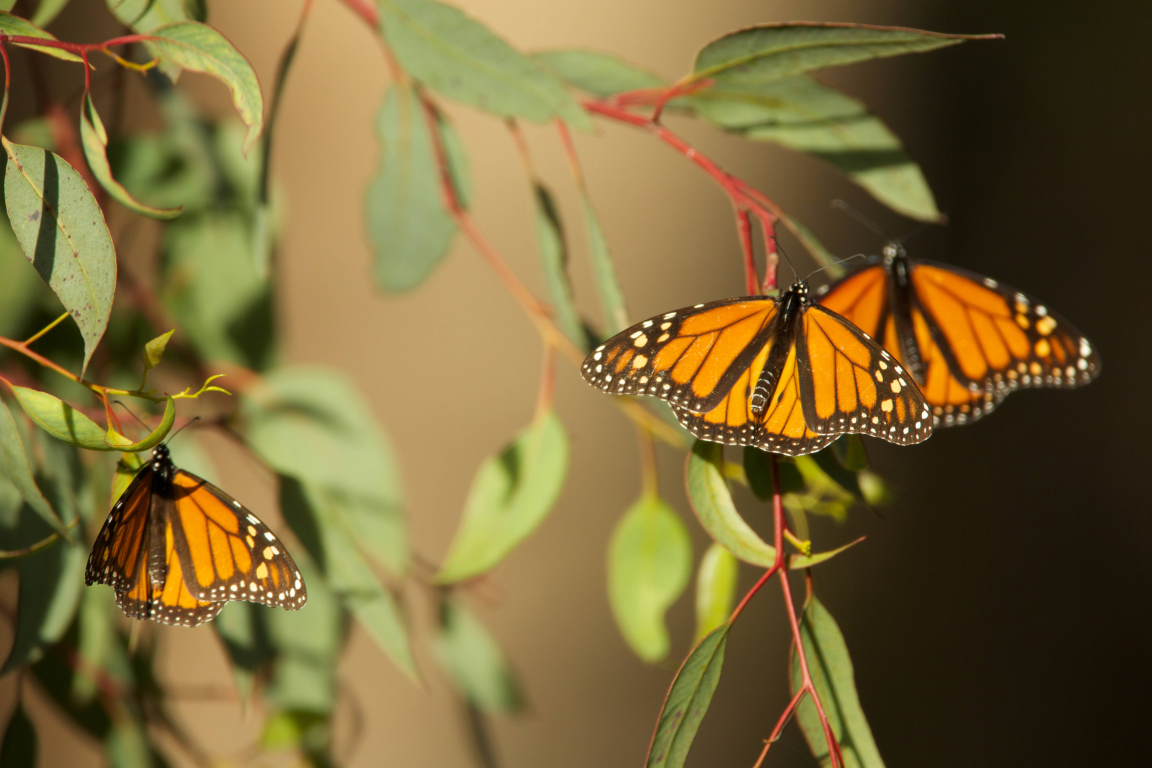
#> input picture butterfly-news/src/fws_pismo_photo.jpg, 5760 x 3840 px, found by its file name (shown at 1/5 size)
$ python prep.py ../src/fws_pismo_photo.jpg
#> lines starting #> are read from the running program, lines starting #| are printed output that depends on the picture
"""Prepare every footage shot at its display size (30 fps JPEG sequence, or one still for photo shots).

usage: python3 tools/prep.py SRC_DIR

Uses the USFWS Pismo Beach videos when they are in SRC_DIR; otherwise falls back to crops of the
USFWS Pismo Beach photo (5760x3840) and the USFWS monarch clip. Photos are never shown above 1:1:
each crop is downscaled to 1920x1080 by at least the push the page applies to it.
Writes web/frames/<shot>/NNNN.jpg, web/frames/manifest.json and web/frames/credits.json.
"""
import json, os, shutil, subprocess, sys
from PIL import Image, ImageFilter

SRC = sys.argv[1]; OUT = os.path.join(os.path.dirname(__file__), '..', 'web', 'frames'); os.makedirs(OUT, exist_ok=True)
have = lambda k: os.path.exists(os.path.join(SRC, k + '.webm')) and os.path.getsize(os.path.join(SRC, k + '.webm')) > 100000
FULL = 'scale=1920:1080:flags=lanczos,unsharp=5:5:0.45'
PSW_V = ['视频', 'USFWS Pacific Southwest Region · Pismo Beach · Public domain']
PSW_P = ['图片', 'USFWS · Pismo Beach, California · Public domain']
FWS_V = ['视频', 'U.S. Fish and Wildlife Service · Public domain']

def video(shot, key, t_in, dur, vf=FULL):
    d = os.path.join(OUT, shot); shutil.rmtree(d, ignore_errors=True); os.makedirs(d)
    subprocess.run(['ffmpeg', '-loglevel', 'error', '-y', '-ss', str(t_in), '-i', os.path.join(SRC, key + '.webm'), '-t', str(dur), '-vf', 'fps=30,' + vf, '-q:v', '3', os.path.join(d, '%04d.jpg')], check=True)

PHOTO = None
def photo(shot, box, size=(1920, 1080)):
    """box = (x0, y0, x1, y1) in the 5760x3840 source; downscaled to size with lanczos + light unsharp."""
#> called with shot = 'hook', box = (0, 300, 5760, 3540), size = (1920, 1080)
    global PHOTO
    if PHOTO is None: PHOTO = Image.open(os.path.join(SRC, 'fws_pismo_photo.jpg')).convert('RGB')
#> PHOTO is the input picture: PIL image 5760x3840 RGB; mean R, G, B 122, 104, 56
    assert (box[2] - box[0]) >= size[0] and (box[3] - box[1]) >= size[1], 'would exceed 1:1'
    d = os.path.join(OUT, shot); shutil.rmtree(d, ignore_errors=True); os.makedirs(d)
    im = PHOTO.crop(box).resize(size, Image.LANCZOS).filter(ImageFilter.UnsharpMask(2, 40, 2))
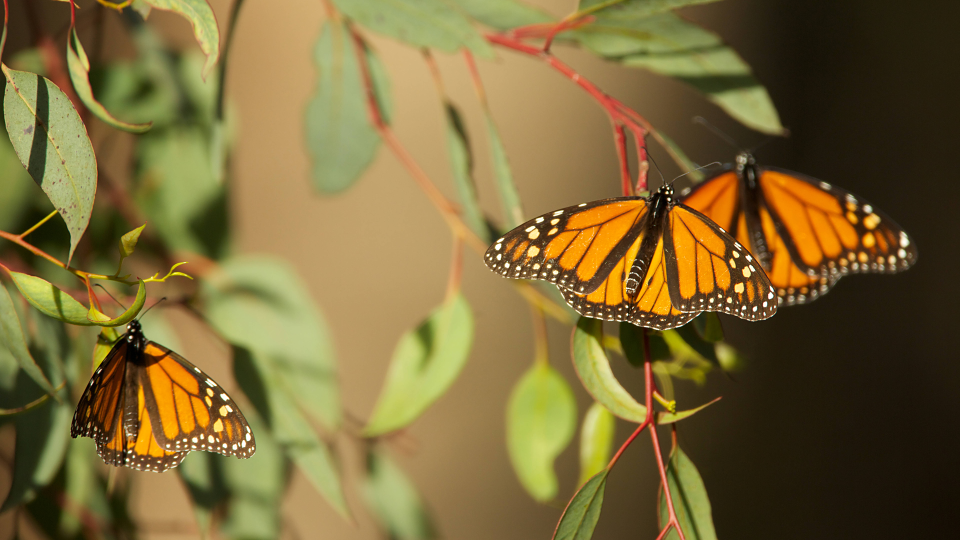
#> im: PIL image 1920x1080 RGB (shown at 1/2 size); mean R, G, B 123.2, 104.9, 55.9
    im.save(os.path.join(d, '0001.jpg'), quality=93)

credits = {}
if have('pismo_over') and have('pismo_sun') and have('euc_branch'):
    video('hook', 'pismo_over', 2.0, 3.3);   credits['hook'] = PSW_V
    video('half', 'pismo_sun', 4.0, 3.3);    credits['half'] = PSW_V
    video('freeze', 'euc_branch', 3.0, 0.5); credits['freeze'] = PSW_V
    video('split_l', 'euc_branch', 8.0, 3.3, 'crop=960:1080:480:0,unsharp=5:5:0.45')
    video('split_r', 'pismo_over', 11.0, 3.3, 'crop=960:1080:560:0,unsharp=5:5:0.45'); credits['split'] = PSW_V
    video('breath', 'pismo_sun', 14.0, 2.8); credits['breath'] = PSW_V
    video('grove', 'euc_branch', 12.0, 2.3); credits['grove'] = PSW_V
    video('verd1', 'fws_monarch', 0.4, 3.3); credits['verd1'] = FWS_V
    video('verd2', 'pismo_over', 15.0, 3.3); credits['verd2'] = PSW_V
    mode = 'pismo-videos'
else:
    photo('hook', (0, 300, 5760, 3540));             credits['hook'] = PSW_P      # the whole branch, three monarchs
    video('half', 'fws_monarch', 0.0, 3.3);          credits['half'] = FWS_V
    video('freeze', 'fws_monarch', 3.3, 0.5);        credits['freeze'] = FWS_V
    # split halves are 960x1080: left = the lone monarch, right = the pair
    photo('split_l', (20, 1500, 1940, 3660), (960, 1080))
#> call 2 of photo, with shot = 'split_l', box = (20, 1500, 1940, 3660), size = (960, 1080)
#> in photo (call 2), `im = PHOTO.crop(box).resize(size, Image.LANCZOS).filter(ImageFilter.Un..`:
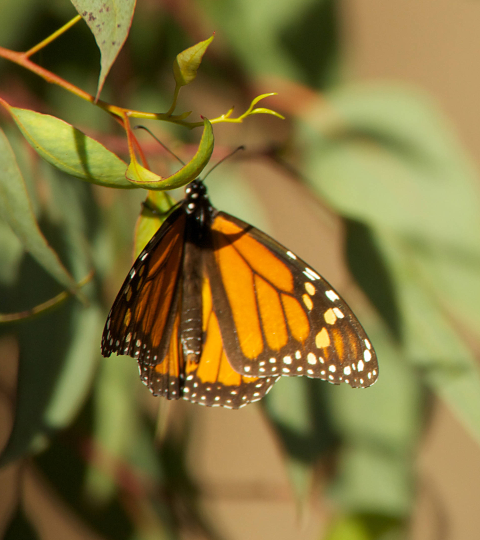
#> im: PIL image 960x1080 RGB (shown at 1/2 size); mean R, G, B 128.9, 114.2, 58.3
    photo('split_r', (2920, 210, 5480, 3090), (960, 1080)); credits['split'] = PSW_P
#> call 3 of photo, with shot = 'split_r', box = (2920, 210, 5480, 3090), size = (960, 1080)
#> in photo (call 3), `im = PHOTO.crop(box).resize(size, Image.LANCZOS).filter(ImageFilter.Un..`:
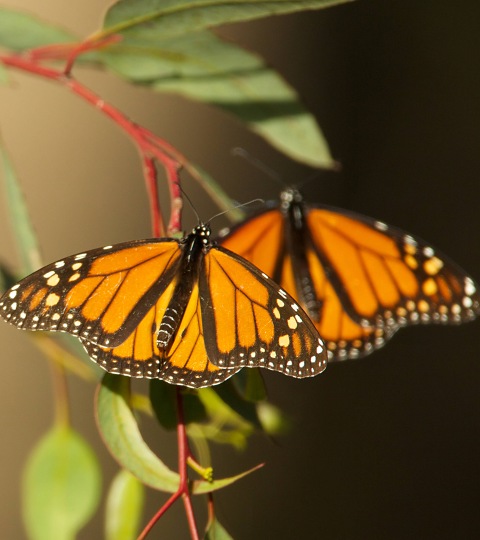
#> im: PIL image 960x1080 RGB (shown at 1/2 size); mean R, G, B 109, 85.1, 39
    photo('breath', (2560, 760, 5760, 2560));        credits['breath'] = PSW_P    # the pair, wide
#> call 4 of photo, with shot = 'breath', box = (2560, 760, 5760, 2560), size = (1920, 1080)
#> in photo (call 4), `im = PHOTO.crop(box).resize(size, Image.LANCZOS).filter(ImageFilter.Un..`:
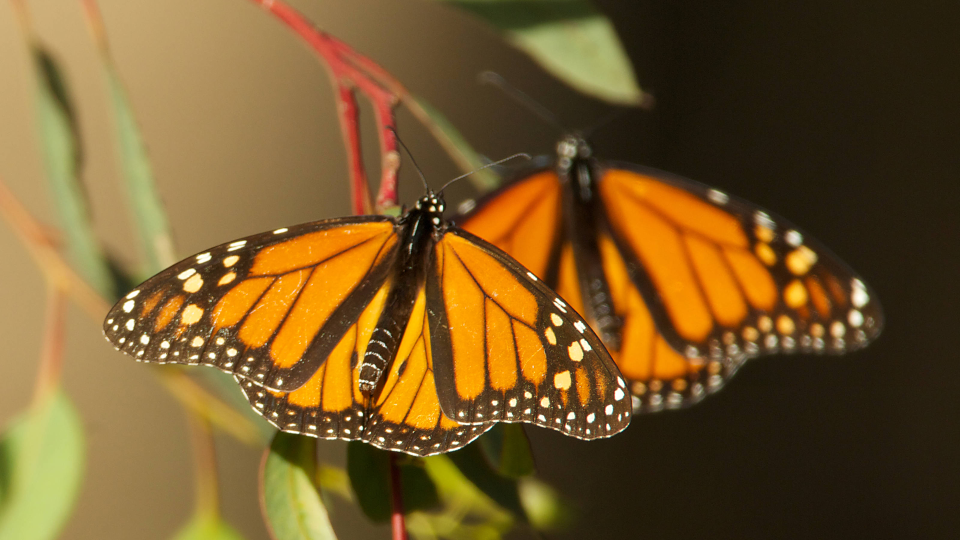
#> im: PIL image 1920x1080 RGB (shown at 1/2 size); mean R, G, B 117.8, 89, 41.8
    photo('grove', (1900, 100, 4780, 1720));         credits['grove'] = PSW_P     # in-focus eucalyptus stems; 1.25x punch stays under 1:1
#> in photo (call 5), `im = PHOTO.crop(box).resize(size, Image.LANCZOS).filter(ImageFilter.Un..`:
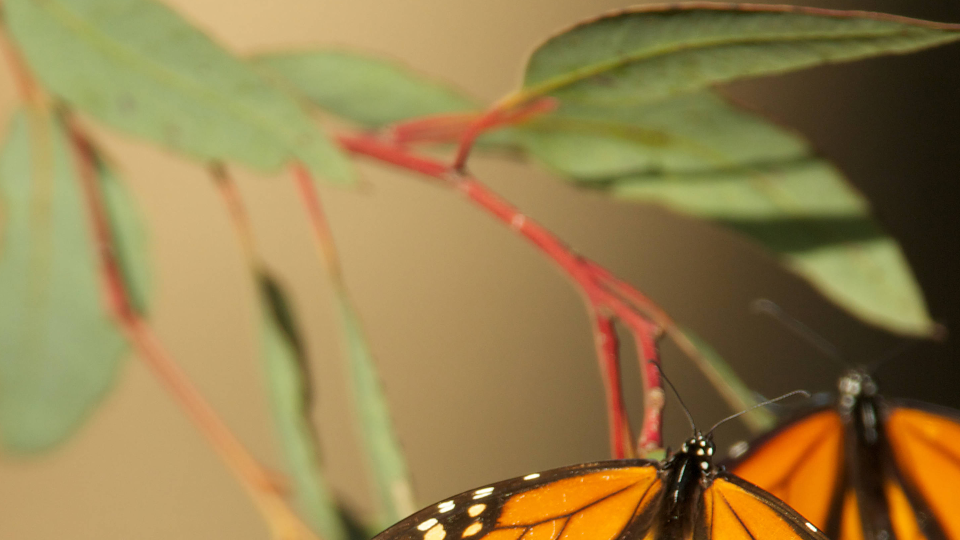
#> im: PIL image 1920x1080 RGB (shown at 1/2 size); mean R, G, B 149.2, 126.6, 75.4
    photo('verd1', (0, 2010, 2400, 3360));           credits['verd1'] = PSW_P     # the lone monarch, close
#> in photo (call 6), `im = PHOTO.crop(box).resize(size, Image.LANCZOS).filter(ImageFilter.Un..`:
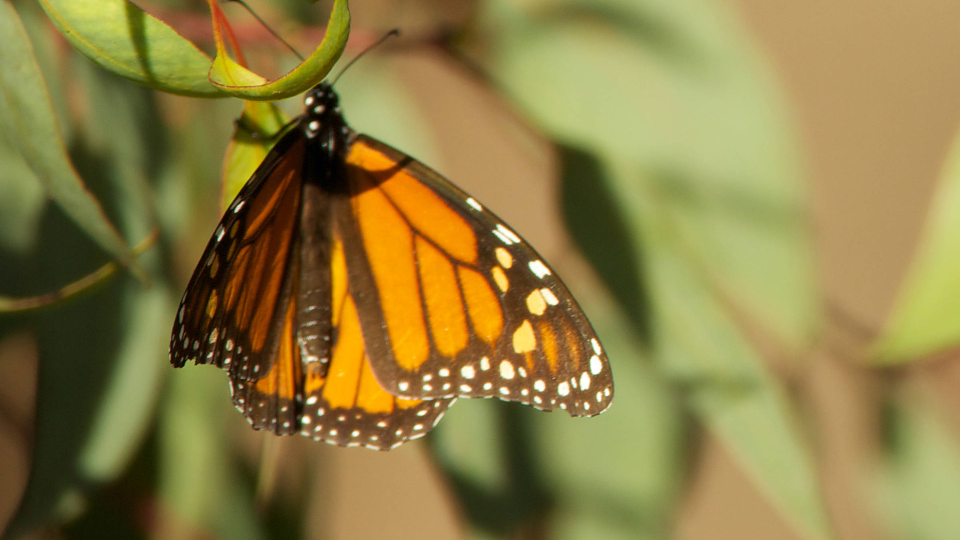
#> im: PIL image 1920x1080 RGB (shown at 1/2 size); mean R, G, B 141.6, 126.2, 67.5
    photo('verd2', (3000, 1000, 5560, 2440));        credits['verd2'] = PSW_P     # the pair, close
#> in photo (call 7), `im = PHOTO.crop(box).resize(size, Image.LANCZOS).filter(ImageFilter.Un..`:
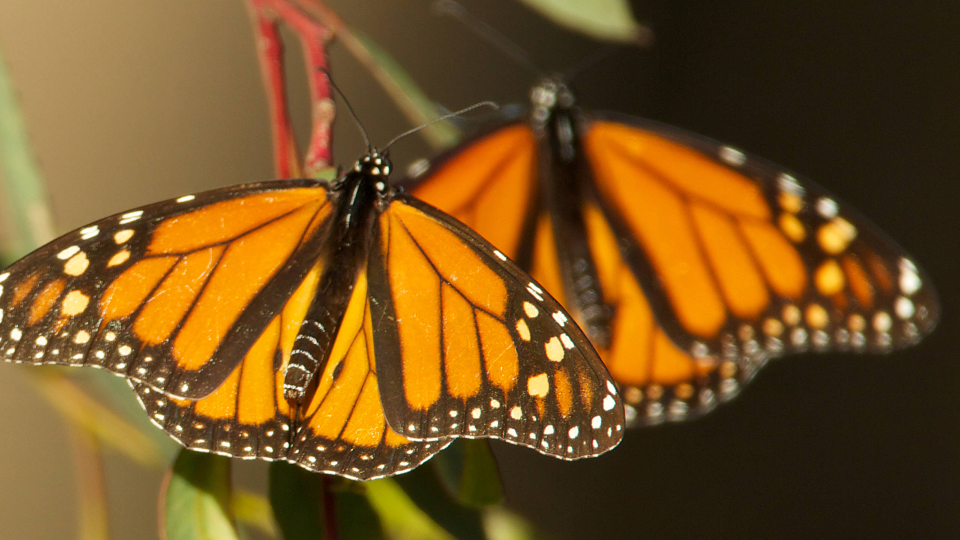
#> im: PIL image 1920x1080 RGB (shown at 1/2 size); mean R, G, B 118.1, 82.7, 32.5
    mode = 'photo-fallback'

man = {k: len([f for f in os.listdir(os.path.join(OUT, k)) if f.endswith('.jpg')]) for k in sorted(os.listdir(OUT)) if os.path.isdir(os.path.join(OUT, k))}
json.dump(man, open(os.path.join(OUT, 'manifest.json'), 'w')); json.dump(credits, open(os.path.join(OUT, 'credits.json'), 'w'), ensure_ascii=False)
print(mode, man)
